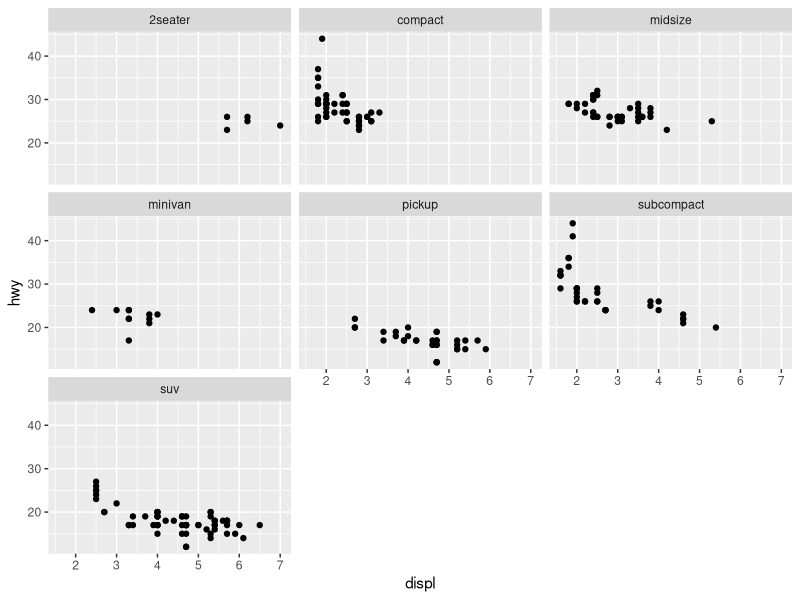
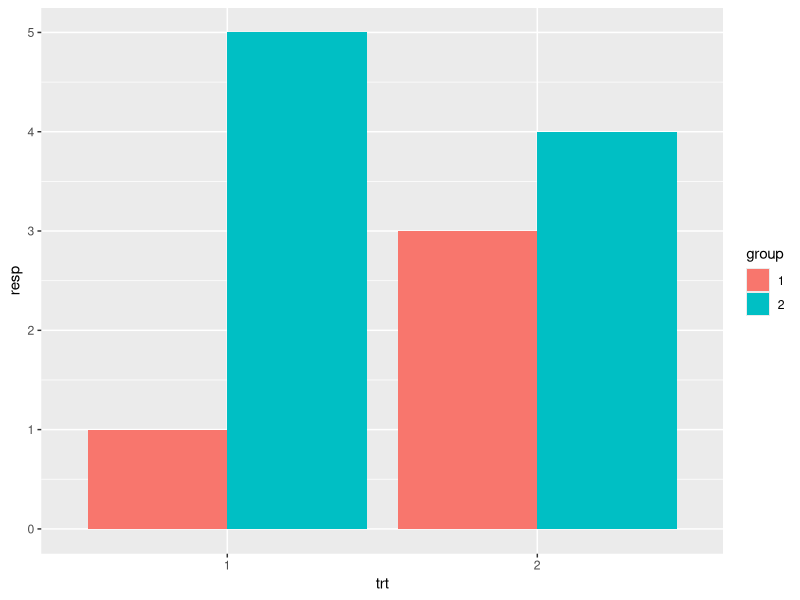

Recreate these plots in R, in order. (Note: this script raises an error after producing the figures.)
## ---- chunk 1
head(rowSums(USArrests[,c(1,2,4)]))
## ---- chunk 2
colMeans(USArrests[,c(1,2,4)])
## ---- chunk 3
colMeans(subset(USArrests,USArrests$UrbanPop>70)[,c(1,2,4)])
## ---- chunk 4
library(ggplot2)
ggplot(mpg, aes(displ, hwy)) + geom_point() +facet_wrap(~class)
## ---- chunk 5
df <- data.frame(
  trt = factor(c(1, 1, 2, 2)), 
  resp = c(1, 5, 3, 4), 
  group = factor(c(1, 2, 1, 2)), 
  se = c(0.1, 0.3, 0.3, 0.2)
)
df2 <- df[c(1,3),]

# Define the top and bottom of the errorbars
limits <- aes(ymax = resp + se, ymin=resp - se)

p <- ggplot(df, aes(fill=group, y=resp, x=trt))
p + geom_bar(position="dodge", stat="identity")

# Because the bars and errorbars have different widths
# we need to specify how wide the objects we are dodging are
dodge <- position_dodge(width=0.9)
p + geom_bar(position=dodge) + geom_errorbar(limits, position=dodge, width=0.25)
p <- ggplot(df, aes(colour=group, y=resp, x=trt))

# If we want to draw lines, we need to manually set the
# groups which define the lines - here the groups in the 
# original dataframe
p + geom_line(aes(group=group)) + geom_errorbar(limits, width=0.2)    


